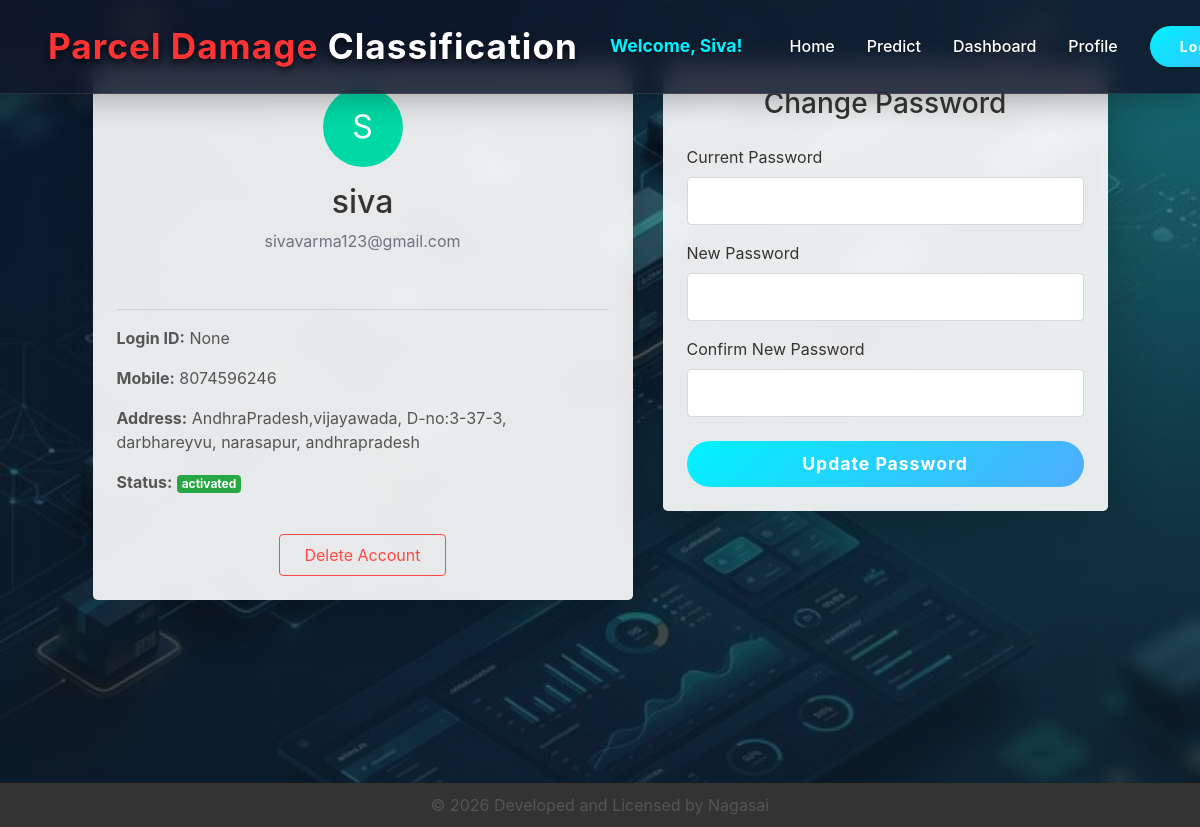
Page /UserProfile/ (signed in) on the committed database.
### users/models.py (models this page shows, shortened)
class UserRegistrationModel(models.Model):
    name = models.CharField(unique=True, max_length=100)
    loginid = models.CharField(unique=True, max_length=100, null=True, blank=True)
    password = models.CharField(max_length=100)
    mobile = models.CharField(unique=True, max_length=100)
    email = models.CharField(unique=True, max_length=100)
    locality = models.CharField(max_length=100)
    address = models.CharField(max_length=1000)
    city = models.CharField(max_length=100)
    state = models.CharField(max_length=100)
    status = models.CharField(max_length=100)
    otp_code = models.CharField(max_length=6, null=True, blank=True)
    otp_created_at = models.DateTimeField(null=True, blank=True)
    class Meta:
        db_table = 'UserRegistrations'

### users/views.py (the view)
# urls.py: path("UserProfile/", usr.UserProfile, name="UserProfile"),
def UserProfile(request):
    user_id = request.session.get('id')
    if not user_id:
        return redirect('Login')
    user = UserRegistrationModel.objects.get(id=user_id)
    return render(request, 'users/UserProfile.html', {'user': user})

### assets/templates/users/UserProfile.html (shortened to what this page needs)
{% extends 'users/userbase.html' %}
{% load static %}
{% block profile %}active{% endblock %}
{% block content %}
<div class="container mt-5">
    <div class="row justify-content-center">
        <div class="col-md-6 wow fadeInLeft" data-wow-duration="1s">
            <div class="card shadow-lg border-0 rounded-lg p-4" style="background: rgba(255, 255, 255, 0.9); backdrop-filter: blur(10px);">
                <div class="text-center mb-4">
                    <div class="bg-primary text-white rounded-circle d-inline-flex align-items-center justify-content-center mb-3" style="width: 80px; height: 80px; font-size: 2rem;">
                        {{ user.name|first|upper }}
                    </div>
                    <h2 class="text-dark">{{ user.name }}</h2>
                    <p class="text-muted">{{ user.email }}</p>
                </div>
                <hr>
                <div class="profile-details">
                    <p><strong>Login ID:</strong> {{ user.loginid }}</p>
                    <p><strong>Mobile:</strong> {{ user.mobile }}</p>
                    <p><strong>Address:</strong> {{ user.address }}, {{ user.locality }}, {{ user.city }}, {{ user.state }}</p>
                    <p><strong>Status:</strong> <span class="badge badge-success">{{ user.status }}</span></p>
                </div>
                <div class="mt-4 text-center">
                    <button class="btn btn-outline-danger" data-toggle="modal" data-target="#deleteAccountModal">Delete Account</button>
                </div>
            </div>
        </div>
        <div class="col-md-5 wow fadeInRight" data-wow-duration="1s">
            <div class="card shadow-lg border-0 rounded-lg p-4" style="background: rgba(255, 255, 255, 0.9); backdrop-filter: blur(10px);">
                <h3 class="text-center mb-4 text-dark">Change Password</h3>
                <form action="{% url 'ChangePassword' %}" method="POST">
                    <div class="form-group mb-3">
                        <label class="text-dark">Current Password</label>
                        <input type="password" name="old_pass" class="form-control" required>
                    </div>
                    <div class="form-group mb-3">
                        <label class="text-dark">New Password</label>
                        <input type="password" name="new_pass" class="form-control" required minlength="6">
                    </div>
                    <div class="form-group mb-4">
                        <label class="text-dark">Confirm New Password</label>
                        <input type="password" name="confirm_pass" class="form-control" required minlength="6">
                    </div>
                    <button type="submit" class="btn btn-primary btn-block">Update Password</button>
                </form>
            </div>
        </div>
    </div>
</div>
{% endblock %}

### assets/templates/users/userbase.html (shortened to what this page needs)
{% load static %}
<!DOCTYPE html>
<html lang="en">
<head>
    <link rel="stylesheet" href="{% static 'css/maicons.css' %}">
    <link rel="stylesheet" href="{% static 'css/bootstrap.css' %}">
    <link rel="stylesheet" href="{% static 'vendor/owl-carousel/css/owl.carousel.css' %}">
    <link rel="stylesheet" href="{% static 'vendor/animate/animate.css' %}">
    <link rel="stylesheet" href="{% static 'css/theme.css' %}">
</head>
<body>
    <main>
        <header>
            <nav class="navbar navbar-expand-lg navbar-light fixed-top wow fadeInDown" data-wow-duration="0.8s">
                <div class="container-fluid px-5">
                    <a class="navbar-brand" href="/">
                        <span class="text-danger">Parcel Damage</span> Classification
                    </a>
                    <div class="collapse navbar-collapse" id="navbarSupport">
                        <ul class="navbar-nav ml-auto align-items-center">
                    {% if request.session.loggeduser %}
                    <li class="nav-item">
                        <span class="nav-link" style="color: #00f2fe !important; font-weight: 700; font-size: 1.1rem; text-transform: capitalize; margin-right: 15px;">Welcome, {{ request.session.loggeduser }}!</span>
                    </li>
                    {% endif %}
                    <li class="nav-item {% block user_home %}{% endblock %}"><a class="nav-link" href="{% url 'UserHome' %}">Home</a></li>
                    <li class="nav-item {% block predict %}{% endblock %}"><a class="nav-link" href="{% url 'predict_view' %}">Predict</a></li>
                    <li class="nav-item {% block history %}{% endblock %}"><a class="nav-link" href="{% url 'UserDashboard' %}">Dashboard</a></li>
                    <li class="nav-item {% block profile %}{% endblock %}"><a class="nav-link" href="{% url 'UserProfile' %}">Profile</a></li>
                    <li class="nav-item"><a class="btn btn-primary ml-lg-3 mt-2 mt-lg-0" href="{% url 'logout' %}">Logout</a></li>
                </ul>
            </div>
                </div>
            </nav>
        </header>
        {% block content %}
        {% endblock %}
    </main>
    <br>
    <br>
    <br>
    <br>
    <br>
    <br>
    <br>
    <footer class="footer">
        <p>© 2026 Developed and Licensed by Nagasai</p>
    </footer>
</body>
</html>

### assets/static/css/theme.css (style rules this page uses)
:root { --primary: #00D9A5; --accent: #FF3D85; --secondary: #4E5AFE; --warning: #EED818; --info: #05B4E1; --danger: #FF4943; --success: #96C93D; --dark: #343531; --light: #F5F9F6; --cs: #596261; --grey: #6E807A; }
body { font-family: "Source Sans Pro", sans-serif; line-height: 1.5; color: #343531; }
a { color: #07be94; text-decoration: none; background-color: transparent; }
.bg-primary { background-color: #00D9A5 !important; }
.text-danger { color: #FF4943 !important; }
.text-dark { color: #343531 !important; }
.btn-primary { color: #fff; background-color: #00D9A5; border-color: transparent; }
.btn-outline-danger { color: #FF4943; border-color: #FF4943; }
.btn { padding: 8px 24px; }
.navbar { min-height: 70px; }
.navbar-brand { font-weight: 600; padding-top: 10px; padding-bottom: 10px; }
.navbar-nav { margin-top: 10px; border-top: 1px solid #E8EEE4; flex-shrink: 0; }
.navbar-nav .nav-link { transition: all .2s ease; }
.navbar-nav .btn { font-size: 14px; }
.navbar-light .navbar-nav .nav-link { color: rgba(110, 128, 122, 0.8); }
.navbar-light .navbar-nav .show > .nav-link, .navbar-light .navbar-nav .active > .nav-link, .navbar-light .navbar-nav .nav-link.show, .navbar-light .navbar-nav .nav-link.active { font-weight: 500; color: #00D9A5; }
@media (min-width: 992px) { .navbar-expand-lg .navbar-nav { margin-top: 0; border-top: none; } }
@media (min-width: 992px) { .navbar-expand-lg .navbar-nav .nav-link { padding-right: 16px; padding-left: 16px; } }
@media (min-width: 992px) { .navbar-expand-lg .navbar-nav { align-items: center; } }
.form-control { padding: 8px 15px; height: calc(1.5em + 1.375rem + 2px); border-color: #d6dbd9; }

### rows in the picture
UserRegistrationModel: session.loggeduser "Siva", name|first "S", name "siva", email "sivavarma123@gmail.com", loginid "None", mobile "8074596246", address "AndhraPradesh,vijayawada, D-no:3-37-3", locality "darbhareyvu", city "narasapur", state "andhrapradesh", status "activated"
